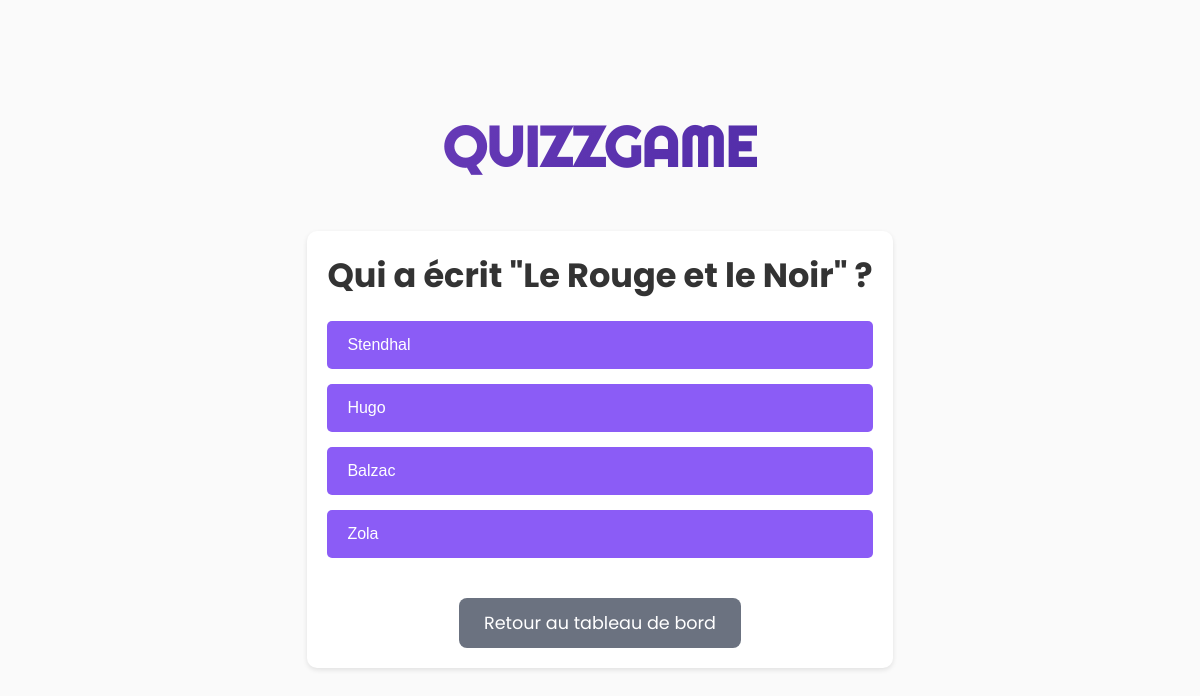
/quiz.php?difficulty=moyen (signed in), run on the app's committed database.
### tables this page shows
CREATE TABLE IF NOT EXISTS `questions` (
  `id_question` int NOT NULL AUTO_INCREMENT,
  `quiz_name` varchar(255) NOT NULL,
  `question_text` text NOT NULL,
  `difficulty` enum('facile','moyen','difficile') NOT NULL,
  `correct_answer` varchar(255) NOT NULL,
  `answer1` varchar(255) NOT NULL,
  `answer2` varchar(255) NOT NULL,
  `answer3` varchar(255) NOT NULL,
  PRIMARY KEY (`id_question`)
);

### quiz.php (the view, shortened to what this page needs)
<?php
$difficulty = $_GET['difficulty'] ?? '';
try {
    $db = new PDO('mysql:host=localhost;dbname=qcm_simple;charset=utf8', 'root', '');
    $db->setAttribute(PDO::ATTR_ERRMODE, PDO::ERRMODE_EXCEPTION);
    $stmt = $db->prepare('SELECT * FROM questions WHERE difficulty = ? ORDER BY RAND() LIMIT 10');
    $stmt->execute([$difficulty]);
    $questions = $stmt->fetchAll(PDO::FETCH_ASSOC);
} catch (PDOException $e) {
    die("Database connection failed: " . $e->getMessage());
}
?>
<!DOCTYPE html>
<html lang="fr">
<head>
    <link rel="stylesheet" href="style.css">
</head>
<body>
    <div class="container">
        <h1 class="logo">QUIZZGAME</h1>
        <?php if (!empty($questions)): ?>
            <div class="quiz-container">
                <div class="question">
                    <h2><?php echo htmlspecialchars($questions[0]['question_text']); ?></h2>
                </div>
                <form action="check_answer.php" method="post" class="reponses">
                    <?php
                        $answers = [
                            $questions[0]['correct_answer'],
                            $questions[0]['answer1'],
                            $questions[0]['answer2'],
                            $questions[0]['answer3']
                        ];
                        shuffle($answers);
                        foreach ($answers as $answer):
                    ?>
                        <button type="submit" name="answer" value="<?php echo htmlspecialchars($answer); ?>" class="reponse">
                            <?php echo htmlspecialchars($answer); ?>
                        </button>
                    <?php endforeach; ?>
                </form>
                <div class="button-group">
                    <a href="dashboard.php" class="btn-retour">Retour au tableau de bord</a>
                </div>
            </div>
        <?php endif; ?>
    </div>
</body>
</html>

### style.css (style rules this page uses)
:root { --primary: #673ab7; --secondary: #4CAF50; --danger: #f44336; --dark: #333; --light: #fafafa; --gradient: linear-gradient(135deg, #673ab7 0%, #512da8 100%); }
* { margin: 0; padding: 0; box-sizing: border-box; }
body { font-family: 'Poppins', sans-serif; background: var(--light); color: var(--dark); display: flex; justify-content: center; align-items: center; min-height: 100vh; margin: 0; padding: 0; }
.container { width: 100%; min-height: 100vh; padding: 20px; display: flex; flex-direction: column; align-items: center; justify-content: center; animation: fadeIn 0.8s ease-out; }
.logo { font-family: 'Righteous', cursive; font-size: 3.5em; text-align: center; background: var(--gradient); -webkit-background-clip: text; -webkit-text-fill-color: transparent; margin-bottom: 30px; animation: pulse 2s infinite; }
h1 { color: var(--dark); margin-bottom: 20px; font-size: 2.5rem; }
.question { font-size: 1.4rem; margin-bottom: 20px; text-align: left; animation: bounce 1s; }
.reponses { display: grid; grid-template-columns: 1fr; gap: 15px; margin-bottom: 30px; }
.reponse { background-color: #eee; border: none; border-radius: 8px; color: var(--dark); padding: 15px 20px; font-size: 1.1rem; cursor: pointer; transition: background-color 0.3s ease; text-align: left; animation: fadeIn 0.5s ease-out calc(var(--order) * 0.15s); }
a { color: var(--primary); text-decoration: none; transition: all 0.3s ease; }
.quiz-container { background: white; padding: 20px; border-radius: 10px; margin: 20px 0; box-shadow: 0 2px 5px rgba(0,0,0,0.1); animation: fadeIn 0.8s ease-out; }
.question { margin-bottom: 20px; text-align: center; }
.reponses { display: grid; grid-template-columns: 1fr; gap: 15px; margin: 20px 0; }
.reponse { background: #8B5CF6; color: white; border: none; padding: 15px 20px; border-radius: 5px; cursor: pointer; font-size: 1em; transition: all 0.3s ease; animation: fadeIn 0.5s ease-out calc(var(--order) * 0.15s); }
.button-group { display: flex; gap: 15px; justify-content: center; margin-top: 20px; }
.btn-retour { background: #6B7280; color: white; padding: 12px 25px; border: none; border-radius: 8px; font-size: 1.1em; cursor: pointer; transition: all 0.3s ease; text-decoration: none; display: inline-block; margin-top: 20px; animation: fadeIn 0.5s ease-out; }

### data on the page
questions: question_text "Qui a écrit \"Le Rouge et le Noir\" ?", correct_answer "Stendhal", answer2 "Hugo", answer1 "Balzac", answer3 "Zola"
